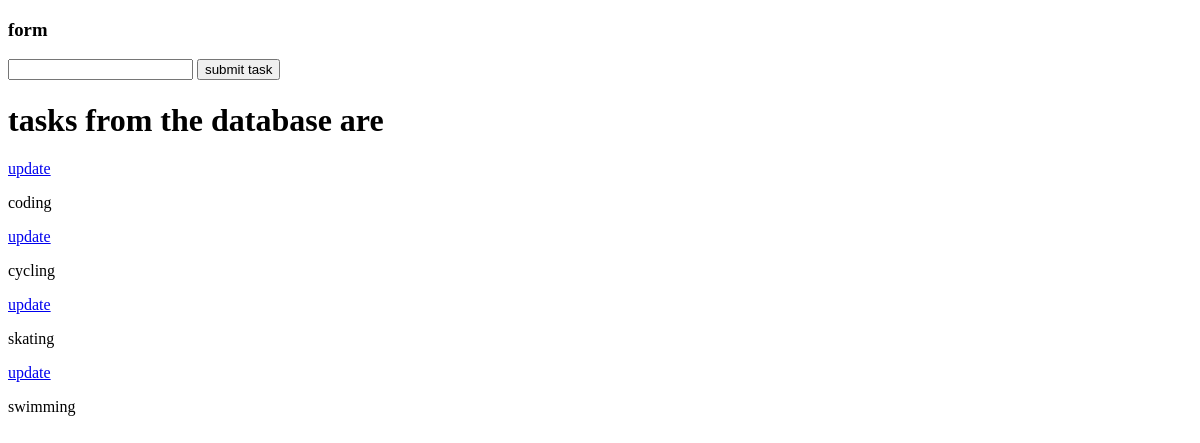
Before: / with the older database file.
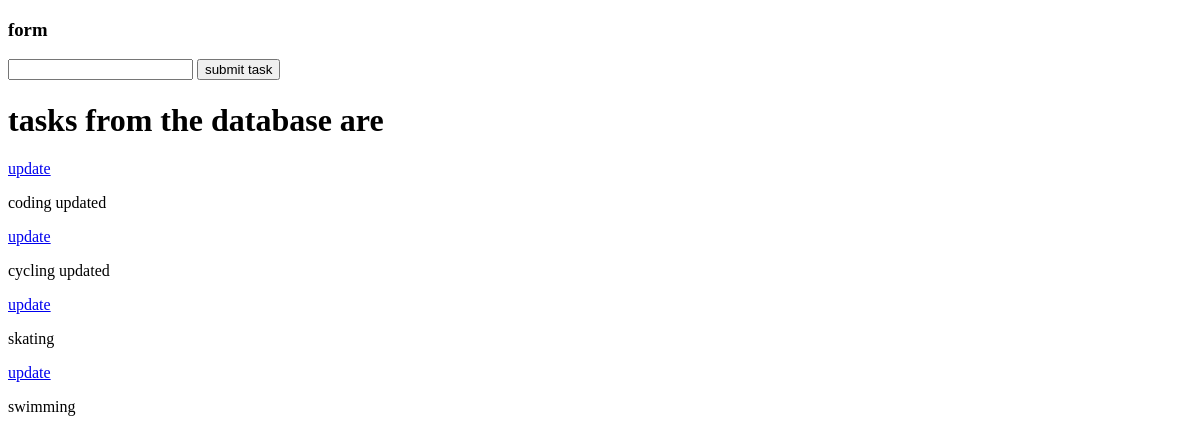
After: the same page with the newer database file.
### task/models.py (models this page shows)
class  Task(models.Model):
    title = models.CharField(max_length=100)
    completed = models.BooleanField(default=False)
    created = models.DateTimeField(auto_now_add=True)
    def __str__(self):
        return self.title

### task/views.py (the view)
# urls.py: path( '', views.index,name='index'),
def index(request):
    result= Task.objects.all()
    form = TaskForm
    if request.method == 'POST':
         form = TaskForm(request.POST)
         if form.is_valid:
            form.save()
         return redirect('/')
    context = {'result':result, 'form':form}
    return render(request, 'task/index.html',context)

### task/templates/task/index.html (shortened to what this page needs)
<!DOCTYPE html>
<html lang="en">
<head>
</head>
<body>
<h3>form</h3>
<form method="POST" action="/">
    {{form.title}}
<input type="submit" value="submit task">
</form>
<h1>tasks from the database are </h1>
{% for tasks in result %}
<div>
    <a href="{% url 'update_task' tasks.id %}">update</a>
    <p>{{tasks}}<p>
</div>
{% endfor %}
</body>
</html>

Changed rows visible on the page:
changed Task: title "coding" → "coding updated"
changed Task: title "cycling" → "cycling updated"
